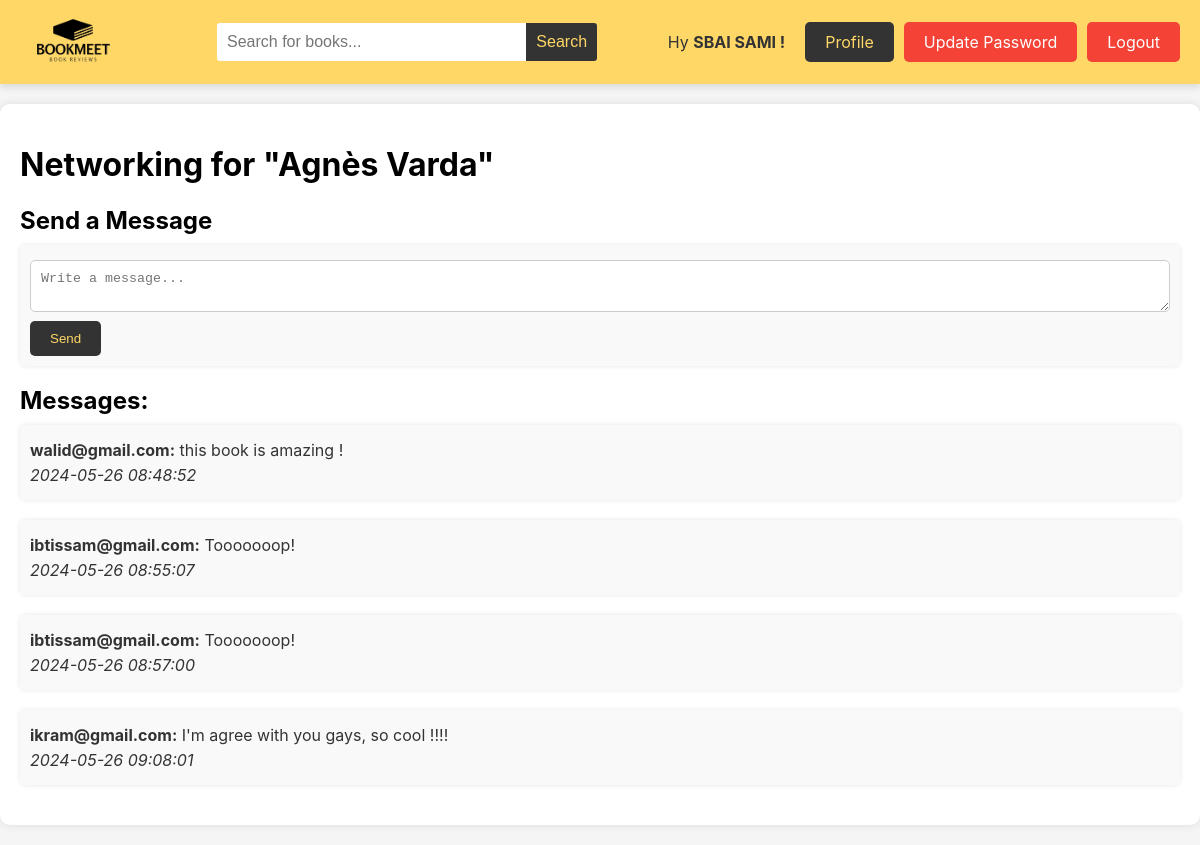
/networking.php?book_id=2 (signed in), run on the app's committed database.
### tables this page shows
CREATE TABLE `bookbridges_livre` (
  `id` int(11) NOT NULL,
  `id_auteur` int(11) DEFAULT NULL,
  `titre` varchar(255) DEFAULT NULL,
  `resume` mediumtext DEFAULT NULL,
  `image` varchar(255) DEFAULT NULL,
  `annee` mediumtext DEFAULT NULL,
  `prix` mediumtext DEFAULT NULL,
  `vote_count` int(11) DEFAULT 0
);

CREATE TABLE `bookbridges_messages` (
  `id` int(11) NOT NULL,
  `sender_id` int(11) NOT NULL,
  `receiver_id` int(11) NOT NULL,
  `book_id` int(11) NOT NULL,
  `message` text NOT NULL,
  `timestamp` datetime DEFAULT current_timestamp()
);

CREATE TABLE `bookbridges_utilisateur` (
  `id` int(11) NOT NULL,
  `nom` varchar(100) DEFAULT NULL,
  `prenom` varchar(100) DEFAULT NULL,
  `pseudo` varchar(100) DEFAULT NULL,
  `age` int(11) DEFAULT NULL,
  `mail` varchar(255) DEFAULT NULL,
  `motdepasse` varchar(255) DEFAULT NULL
);

### networking.php (the view, shortened to what this page needs)
<?php
$servername = "localhost";
$username = "root";
$password = "";
$dbname = "book_bridge";
$conn = new mysqli($servername, $username, $password, $dbname);
$book_id = isset($_GET['book_id']) ? intval($_GET['book_id']) : null;
$sql_book = "
    SELECT
        BookBridges_livre.titre
    FROM
        BookBridges_livre
    WHERE
        BookBridges_livre.id = $book_id";
$result_book = mysqli_query($conn, $sql_book);
$book = mysqli_fetch_assoc($result_book);
$sql_messages = "
    SELECT
        BookBridges_messages.*,
        sender.mail as sender_mail
    FROM
        BookBridges_messages
    JOIN
        BookBridges_utilisateur as sender ON BookBridges_messages.sender_id = sender.id
    WHERE
        BookBridges_messages.book_id = $book_id
    ORDER BY
        BookBridges_messages.timestamp ASC";
$result_messages = mysqli_query($conn, $sql_messages);
?>
<!DOCTYPE html>
<html lang="en">
<head>
    <link rel="stylesheet" href="networking.css">
</head>
<body>
<header>
        <div class="header_logo_app">
            <a href="categories_books.php?category_id=1"><img src="./assets/icons/logo.png" alt="Logo"></a>
        </div>
        <div class="header_search_bar">
            <form method="GET" action="categories_books.php">
                <div class="search-bar">
                    <input type="text" name="search" placeholder="Search for books...">
                    <button type="submit">Search</button>
                </div>
            </form>
        </div>
        <div class="header_username">
            <p>Hy <b><?php echo $_SESSION['mail'] . " !"; ?></b></p>
            <a href="profile.php" class="button prf">Profile</a>
            <a href="password.php" class="update-password-button">Update Password</a>
            <a href="logout.php" class="logout-button">Logout</a>
        </div>
    </header>
    <div class="container">
        <div class="main-content">
            <h1>Networking for "<?php echo htmlspecialchars($book['titre']); ?>"</h1>
            <div class="message-form">
                <h2>Send a Message</h2>
                <form method="POST" action="networking.php?book_id=<?php echo $book_id; ?>">
                    <textarea name="message" placeholder="Write a message..." required></textarea>
                    <button type="submit">Send</button>
                </form>
            </div>
            <div class="messages-list">
                <h2>Messages:</h2>
                <?php while ($message = mysqli_fetch_assoc($result_messages)): ?>
                    <div class="message">
                        <p><strong><?php echo htmlspecialchars($message['sender_mail']); ?>:</strong> <?php echo htmlspecialchars($message['message']); ?></p>
                        <p><em><?php echo $message['timestamp']; ?></em></p>
                    </div>
                <?php endwhile; ?>
            </div>
        </div>
    </div>
</body>
</html>

### networking.css (style rules this page uses)
body { font-family: -apple-system, BlinkMacSystemFont, "Segoe UI", "Noto Sans", Helvetica, Arial, sans-serif, "Apple Color Emoji", "Segoe UI Emoji"; background-color: #f5f5f5; margin: 0; padding: 0; }
header { background-color: rgb(255, 215, 102); color: #333; padding: 15px 0; display: flex; justify-content: space-between; align-items: center; box-shadow: 0 4px 6px rgba(0, 0, 0, 0.1); }
.header_logo_app img { height: 50px; margin-left: 20px; }
.header_search_bar { flex-grow: 1; margin: 0 20px; text-align: center; }
.header_search_bar .search-bar { display: inline-block; width: 100%; max-width: 400px; position: relative; }
.header_search_bar input[type="text"] { width: calc(100% - 40px); padding: 10px; border: none; border-radius: 3px 0 0 3px; font-size: 16px; box-sizing: border-box; }
.header_search_bar button { padding: 10px; border: none; background-color: #333; color: rgb(255, 215, 102); border-radius: 0 3px 3px 0; cursor: pointer; font-size: 16px; position: absolute; right: 0; top: 0; height: 100%; }
.header_username { display: flex; align-items: center; margin-right: 20px; }
.header_username p { margin-right: 10px; font-size: 16px; }
.button { padding: 10px 20px; background-color: #333; color: rgb(255, 215, 102); text-decoration: none; border-radius: 5px; transition: background-color 0.3s; margin-left: 10px; }
.logout-button, .update-password-button { padding: 10px 20px; background-color: #f44336; color: white; text-decoration: none; border-radius: 5px; transition: background-color 0.3s; margin-left: 10px; }
.container { display: flex; max-width: 1200px; margin: 20px auto; padding: 20px; background-color: #fff; border-radius: 10px; box-shadow: 0 0 10px rgba(0, 0, 0, 0.1); }
.main-content { width: 100%; }
.message-form, .messages-list { margin-top: 20px; }
.message-form h2, .messages-list h2 { font-size: 24px; margin-bottom: 10px; }
.message-form form, .messages-list .message { margin-bottom: 20px; padding: 10px; background-color: #f9f9f9; border-radius: 5px; box-shadow: 0 0 5px rgba(0, 0, 0, 0.1); }
.message-form textarea, .message p { margin: 5px 0; color: #333; }
textarea { width: 100%; padding: 10px; margin: 10px 0; border-radius: 5px; border: 1px solid #ccc; box-sizing: border-box; }
button { padding: 10px 20px; background-color: #333; color: rgb(255, 215, 102); border: none; border-radius: 5px; cursor: pointer; transition: background-color 0.3s; }

### data on the page
bookbridges_livre: titre "Agnès Varda"
bookbridges_messages: bookbridges_utilisateur.mail "walid@gmail.com", message "this book is amazing !", timestamp "2024-05-26 08:48:52"
bookbridges_messages: bookbridges_utilisateur.mail "ibtissam@gmail.com", message "Tooooooop!", timestamp "2024-05-26 08:55:07"
bookbridges_messages: bookbridges_utilisateur.mail "ibtissam@gmail.com", message "Tooooooop!", timestamp "2024-05-26 08:57:00"
bookbridges_messages: bookbridges_utilisateur.mail "ikram@gmail.com", message "I'm agree with you gays, so cool !!!!", timestamp "2024-05-26 09:08:01"

### other printed values
$_SESSION['mail'] "SBAI SAMI"
